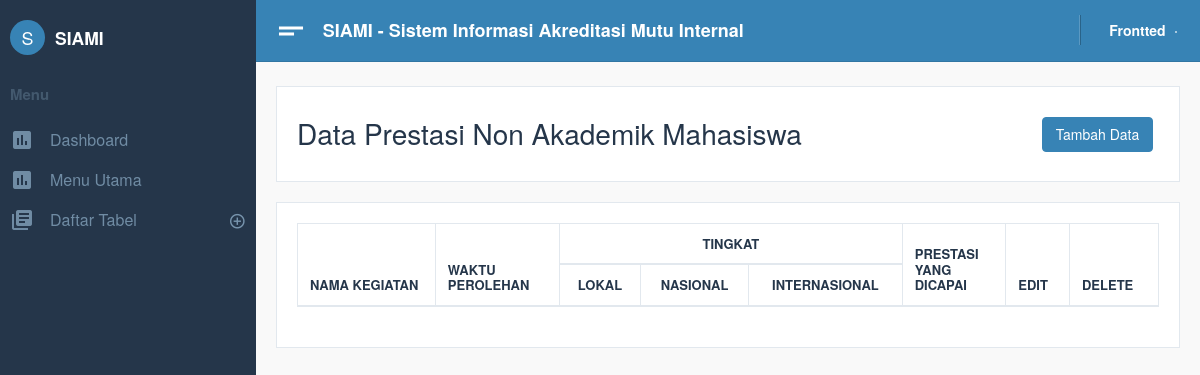
Page /Siami/home/index.php?p=tbl_prestasi_na_mhs on the earlier database version.
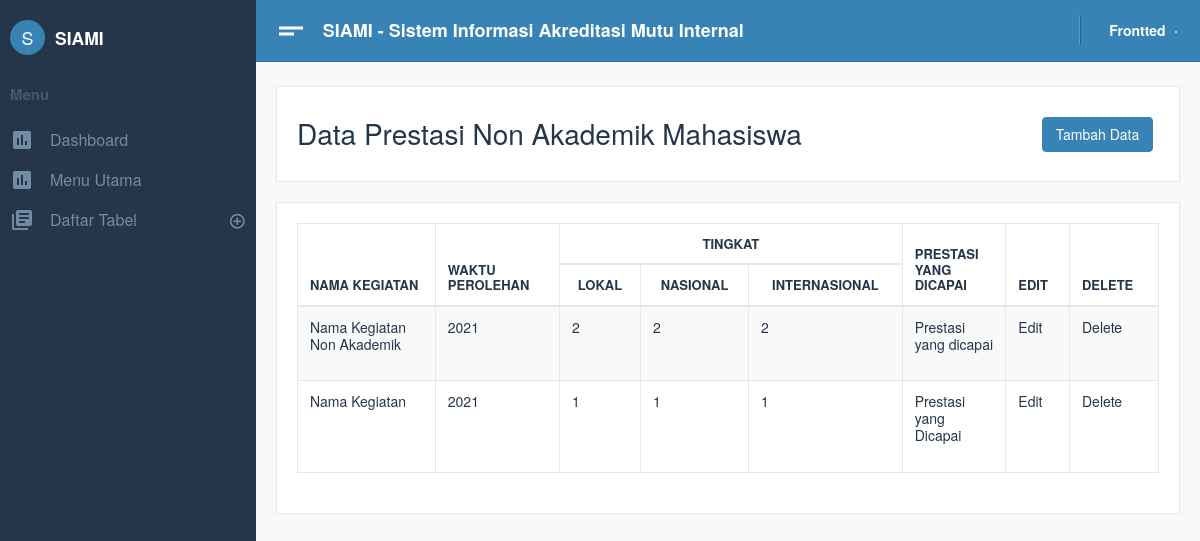
Same page on the later database version.
### tables this page shows
CREATE TABLE `tbl_pres_non_akademik` (
  `id_pres_akademik` int(5) NOT NULL,
  `nama_keg` varchar(255) DEFAULT NULL,
  `waktu_perolehan` int(5) DEFAULT NULL,
  `id_tingkat` int(5) DEFAULT NULL,
  `pres_dicapai` varchar(100) DEFAULT NULL,
  `id_akred_prodi` int(11) NOT NULL
);

### Siami/home/tbl_prestasi_na_mhs.php (the view, shortened to what this page needs)
<div class="card text-left">
    <div class="card-body">
        <div class="row">
            <div class="col-sm-10 mt-2">
                <h2>Data Prestasi Non Akademik Mahasiswa
                </h2>
            </div>
            <div class="col-sm-2 mt-2">
                <button class="btn btn-primary">Tambah Data</button>
            </div>
        </div>
    </div>
</div>
<?php
   include "../config/database.php";
   $query = mysqli_query($db, "SELECT * FROM tbl_pres_non_akademik");
   ?>
<div class="card">
    <div class="card-body">
        <div id="example_wrapper" class="dataTables_wrapper dt-bootstrap4">
            <div class="row">
                <div class="col-sm-12">
                    <table style="width: 100%;" id="example" class="table table-hover table-striped table-bordered dataTable dtr-inline" role="grid" aria-describedby="example_info">
                        <thead>
                            <tr role="row ">
                                <th rowspan="2" style="width: 118.2px;">Nama Kegiatan </th>
                                <th rowspan="2" style=" width: 82.2px;">Waktu Perolehan </th>
                                <th class="text-center" colspan="3" style=" width: 63.2px;">Tingkat </th>
                                <th rowspan="2" style="width: 63.2px;">Prestasi yang Dicapai</th>
                                <th rowspan="2" style="width: 40.2px;">Edit </th>
                                <th rowspan="2" style="width: 40.2px;">Delete </th>
                            </tr>
                            <tr>
                                <th class="text-center" style="width: 63.2px;">Lokal</th>
                                <th class="text-center" style="width: 63.2px;">Nasional</th>
                                <th class="text-center" style="width: 63.2px;">Internasional</th>
                            </tr>
                        </thead>
                        <tbody>
                            <?php
                               while ($data = mysqli_fetch_array($query)) {
                               ?>
                                <tr role="row" class="odd" style="font-size: 14px;">
                                    <td>
                                        <p class="text-break"><?php echo $data["nama_keg"]; ?></p>
                                    </td>
                                    <td>
                                        <p class="text-break"><?php echo $data["waktu_perolehan"]; ?></p>
                                    </td>
                                    <td>
                                        <p class="text-break"><?php echo $data["id_tingkat"]; ?></p>
                                    </td>
                                    <td>
                                        <p class="text-break"><?php echo $data["id_tingkat"]; ?></p>
                                    </td>
                                    <td>
                                        <p class="text-break"><?php echo $data["id_tingkat"]; ?></p>
                                    </td>
                                    <td>
                                        <p class="text-break"><?php echo $data["pres_dicapai"]; ?></p>
                                    </td>
                                    <td>
                                        <p class="text-break">Edit</p>
                                    </td>
                                    <td>
                                        <p class="text-break">Delete</p>
                                    </td>
                                </tr>
                            <?php } ?>
                        </tbody>
                    </table>
                </div>
            </div>
        </div>
    </div>
</div>

Differences in the rows shown:
added tbl_pres_non_akademik: nama_keg "Nama Kegiatan Non Akademik", waktu_perolehan "2021", id_tingkat "2", pres_dicapai "Prestasi yang dicapai"
added tbl_pres_non_akademik: nama_keg "Nama Kegiatan", waktu_perolehan "2021", id_tingkat "1", pres_dicapai "Prestasi yang Dicapai"
